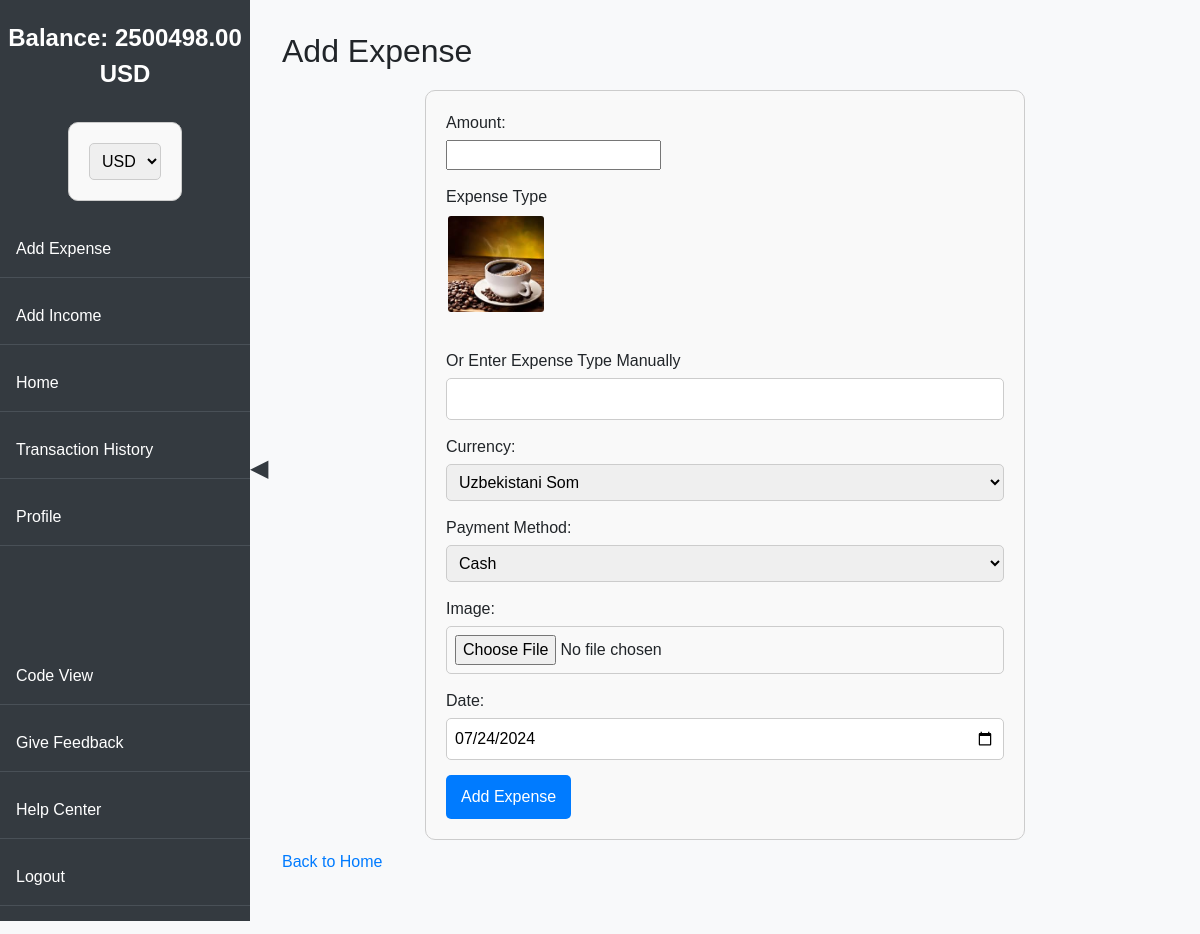
Screenshot of /add_expense/ (signed in) with the database file from the repository.
### history/models.py (models this page shows, shortened)
class AccountBalance(models.Model):
    user = models.OneToOneField(User, on_delete=models.CASCADE)
    balance = models.DecimalField(max_digits=10, decimal_places=2, default=0.00)
    wallet_type = models.CharField(max_length=50, default='default')

class ExpenseType(models.Model):
    name = models.CharField(max_length=50)
    image = models.ImageField(upload_to='expense_types/')

### history/views.py (the view)
# urls.py: path('add_expense/', views.add_expense, name='add_expense'),
@login_required
def add_expense(request):
    selected_currency = request.session.get('currency', 'USD')
    if request.method == 'POST':
        form = ExpenseForm(request.POST, request.FILES)
        if form.is_valid():
            expense = form.save(commit=False)
            manual_expense_type = form.cleaned_data.get('manual_expense_type')
            expense_type = form.cleaned_data.get('expense_type')
            if manual_expense_type:
                expense.expense_type = None
                expense.manual_expense_type = manual_expense_type
            elif expense_type:
                expense.manual_expense_type = None
                expense.expense_type = expense_type
            else:
                messages.error(request, 'Please select or enter an expense type.')
                return render(request, 'history/add_expense.html', {'form': form, 'expense_types': ExpenseType.objects.all(), 'currency': selected_currency})
            account_balance, created = AccountBalance.objects.get_or_create(user=request.user, wallet_type='default')
            expense_amount_in_uzs = convert_to_uzs(expense.amount, expense.currency)
            if account_balance.balance >= expense_amount_in_uzs:
                expense.account_balance = account_balance
                account_balance.balance -= expense_amount_in_uzs
                account_balance.save()
                expense.save()
                messages.success(request, 'Expense added successfully.')
                return redirect(f'{reverse("index")}?currency={selected_currency}')
            else:
                messages.error(request, 'You do not have enough funds in your account.')
    else:
        form = ExpenseForm()
    expense_types = ExpenseType.objects.all()
    return render(request, 'history/add_expense.html', {'form': form, 'expense_types': expense_types, 'currency': selected_currency})

### history/forms.py
class ExpenseForm(forms.ModelForm):
    manual_expense_type = forms.CharField(max_length=50, required=False)
    currency = forms.ChoiceField(choices=[
        ('UZS', 'Uzbekistani Som'),
        ('USD', 'US Dollar'),
        ('RUB', 'Russian Rouble')
    ])
    payment_method = forms.ChoiceField(choices=[
        ('cash', 'Cash'),
        ('card', 'Card'),
        ('crypto', 'Crypto')
    ])
    class Meta:
        model = Expense
        fields = ['amount', 'date', 'expense_type', 'manual_expense_type', 'image', 'currency', 'payment_method']
        widgets = {
            'date': forms.DateInput(attrs={'type': 'date'}),
        }

### history/context_processors.py (called while the page is built)
def account_balance(request):
    if request.user.is_authenticated:
        account_balance, created = AccountBalance.objects.get_or_create(user=request.user)
        return {'balance': account_balance.balance}
    return {}

### templates/history/add_expense.html (shortened to what this page needs)
{% extends 'base.html' %}
{% block content %}
<h1>Add Expense</h1>
<form method="post" enctype="multipart/form-data" id="expense-form">
    <div>
        {{ form.amount.label_tag }}
        {{ form.amount }}
    </div>
    <div>
        <label for="expense_type">Expense Type</label>
        <div id="expense-type-images">
            {% for expense_type in expense_types %}
            <div class="expense-type-option">
                <label for="expense_type_{{ expense_type.id }}">
                    {% if expense_type.image %}
                    <img src="{{ expense_type.image.url }}" alt="{{ expense_type.name }}" title="{{ expense_type.name }}">
                    {% else %}
                    <span>{{ expense_type.name }}</span>
                    {% endif %}
                </label>
            </div>
            {% endfor %}
        </div>
        <div>
            <label for="manual_expense_type">Or Enter Expense Type Manually</label>
            {{ form.manual_expense_type }}
        </div>
    </div>
    <div>
        <label for="currency">Currency:</label>
        {{ form.currency }}
    </div>
    <div>
        <label for="payment_method">Payment Method:</label>
        {{ form.payment_method }}
    </div>
    <div>
        {{ form.image.label_tag }}
        {{ form.image }}
    </div>
    <div>
        {{ form.date.label_tag }}
        {{ form.date }}
    </div>
    <button type="submit">Add Expense</button>
</form>
<a href="{% url 'index' %}">Back to Home</a>
{% endblock %}

### templates/base.html (shortened to what this page needs)
<!DOCTYPE html>
<html lang="en">
<head>
    <link href="https://cdn.jsdelivr.net/npm/bootstrap@5.3.0/dist/css/bootstrap.min.css" rel="stylesheet">
    <link href="https://cdnjs.cloudflare.com/ajax/libs/animate.css/4.1.1/animate.min.css" rel="stylesheet">
</head>
<body>
    <div class="sidebar">
        <div class="balance">
            Balance: <span id="balance">{{ balance|floatformat:2 }} {{ currency }}</span>
        </div>
        <form method="get" action="{% url 'index' %}" class="currency-selector">
            <select name="currency" onchange="this.form.submit()">
                <option value="USD" {% if currency == 'USD' %}selected{% endif %}>USD</option>
            </select>
        </form>
        <a href="{% url 'add_expense' %}">Add Expense</a>
        <a href="{% url 'add_income' %}">Add Income</a>
        <a href="{% url 'index' %}">Home</a>
        <a href="{% url 'history' %}">Transaction History</a>
        <a href="{% url 'users:profile' %}">Profile</a>
        <div class="mt-auto w-100">
            <a href="https://github.com/AzizDev00/transactions_history" target="_blank">Code View</a>
            <a href="https://github.com/AzizDev00/transactions_history" target="_blank">Give Feedback</a>
            <a href="https://t.me/azizbek2308" target="_blank">Help Center</a>
            <a href="{% url 'users:logout' %}">Logout</a>
        </div>
    </div>
    <div class="sidebar-toggle" onclick="toggleSidebar()">&#9664;</div>
    <div class="content">
        <div class="transaction-history">
            {% block content %}{% endblock %}
        </div>
    </div>
</body>
</html>

### templates/base.html (style rules this page uses)
body { font-family: 'Arial', sans-serif; background-color: #f8f9fa; margin: 0; padding: 0; display: flex; flex-direction: column; }
.sidebar { width: 250px; background-color: #343a40; color: white; position: fixed; top: 0; bottom: 0; left: 0; z-index: 1000; display: flex; flex-direction: column; align-items: center; transition: transform 0.3s ease; }
.sidebar a { display: block; color: white; text-decoration: none; padding: 1em; width: 100%; text-align: left; border-bottom: 1px solid #495057; transition: background-color 0.3s; }
.content { margin-left: 250px; padding: 2em; flex-grow: 1; transition: margin-left 0.3s ease; }
.sidebar-toggle { position: absolute; top: 50%; left: 250px; transform: translateY(-50%); font-size: 24px; cursor: pointer; color: #343a40; z-index: 1001; }
.balance { font-size: 1.5em; font-weight: bold; margin: 20px 0; text-align: center; }
.currency-selector { margin: 10px 0; }

### templates/history/add_expense.html (style rules this page uses)
h1 { font-size: 2em; margin-bottom: 20px; }
form { max-width: 600px; margin: 0 auto; padding: 20px; border: 1px solid #ccc; border-radius: 10px; background: #f9f9f9; }
div { margin-bottom: 15px; }
label { display: block; margin-bottom: 5px; }
input[type="text"], input[type="date"], input[type="file"], select { width: 100%; padding: 8px; box-sizing: border-box; border: 1px solid #ccc; border-radius: 5px; }
button { display: inline-block; padding: 10px 15px; font-size: 1em; color: #fff; background: #007bff; border: none; border-radius: 5px; cursor: pointer; }
a { display: inline-block; margin-top: 10px; text-decoration: none; color: #007bff; }
#expense-type-images { display: flex; flex-wrap: wrap; gap: 10px; }
.expense-type-option { display: inline-block; cursor: pointer; }
.expense-type-option img { border: 2px solid transparent; border-radius: 5px; width: 100px; height: 100px; object-fit: cover; transition: border-color 0.3s; }

### rows the page displays
AccountBalance: balance "2500498.00"
ExpenseType: image (picture)

### other values shown
{{ currency }} "USD"
